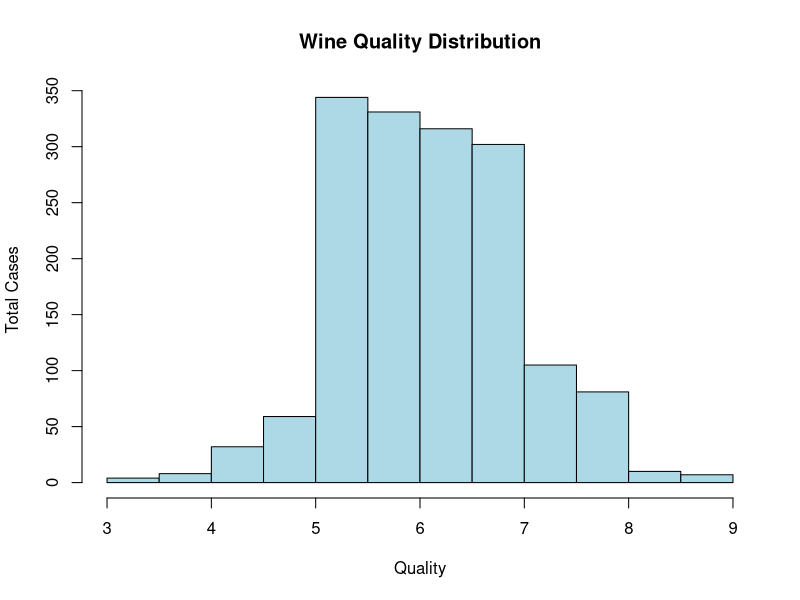
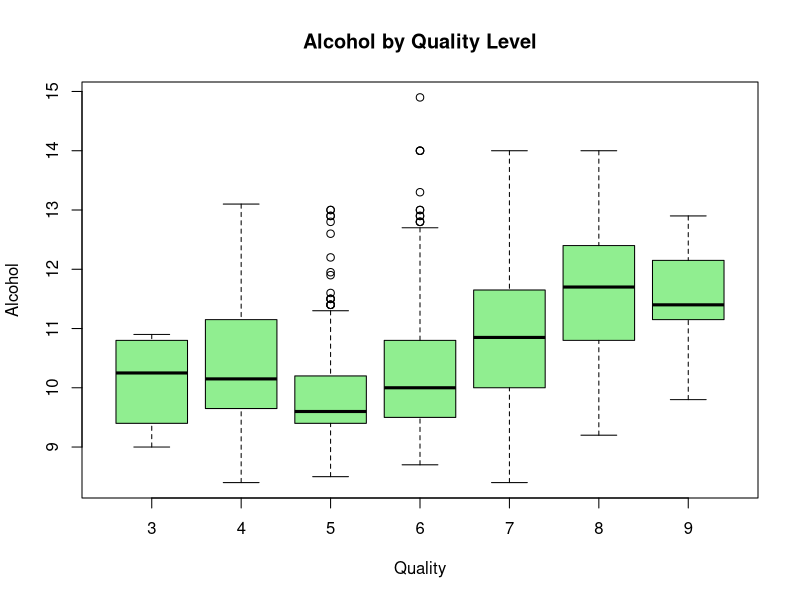
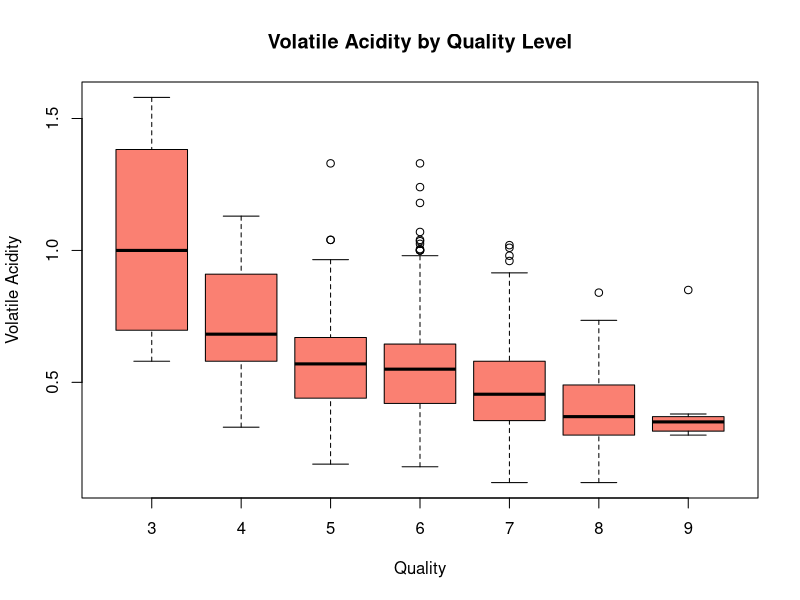

Write the R code that produced these figures, in order. (Note: this script raises an error after producing the figures.)
# ========================================================
# CI7330 - Assignment 2 
# ========================================================
# Question 1: Red Wine Quality
# ========================================================

getwd()

setwd("D:/MSc Assignments/DataVisual/Assignment 2")

# 1. Load the data
wine <- read.csv("redwine.csv")
library(ggplot2)

# Quick checks
head(wine)
summary(wine)
sum(is.na(wine))

# 2. Very basic exploratory plots (you can add more if you want)
hist(wine$quality, main="Wine Quality Distribution", 
     xlab="Quality", ylab = "Total Cases", col="lightblue", breaks=15)

boxplot(wine$alcohol ~ round(wine$quality), 
        main="Alcohol by Quality Level", 
        xlab="Quality", ylab="Alcohol", col="lightgreen")

boxplot(wine$volacid ~ round(wine$quality), 
        main="Volatile Acidity by Quality Level", 
        xlab="Quality", ylab="Volatile Acidity", col="salmon")

-------------------------------------------------------------------------

install.packages("reshape2")  
    
library(ggplot2)
library(reshape2)

# Select only numeric columns (exclude id if present)
numeric_cols <- c("fixacid", "volacid", "citric", "residsugar", "chlorides", 
                  "freeSO2", "totalSO2", "density", "pH", "sulphates", "alcohol", "quality")

numeric_data <- wine[, numeric_cols]

cor_matrix <- cor(numeric_data, use = "complete.obs")

correlation_matrix <- melt(cor_matrix)

# Plot heatmap
ggplot(correlation_matrix, aes(x = Var1, y = Var2, fill = value)) +
  geom_tile(color = "white") +
  scale_fill_gradient2(low = "blue", high = "red", mid = "white", midpoint = 0, 
                       limit = c(-1,1), space = "Lab", name = "Correlation") +
  theme_minimal() + theme(axis.text.x = element_text(angle = 45, vjust = 1, hjust = 1)) +
  labs(title = "Correlation Heatmap of Predictors and Wine Quality",
       x = "", y = "") + coord_fixed()

# ================================================
# Model Prediction using MANUAL BACKWARD ELIMINATION
# ================================================

# Step 1: Full model
Model1 <- lm(quality ~ fixacid + volacid + citric + residsugar + chlorides + freeSO2 + 
               totalSO2 + density + pH + sulphates + alcohol, data = wine)
summary(Model1)

# Step 2: Remove the least significant (example: freeSO2 often first)
model2 <- lm(quality ~ fixacid + volacid + citric + residsugar + chlorides + totalSO2 + 
               density + pH + sulphates + alcohol, data = wine)
summary(model2)

# Step 3: Remove next least significant (example: residsugar often next)
model3 <- lm(quality ~ fixacid + volacid + citric + chlorides + totalSO2 + density + pH + 
               sulphates + alcohol, data = wine)
summary(model3)


# Step 4: Keep going until all remaining variables are significant (p < 0.05)
model4 <- lm(quality ~ volacid + chlorides + totalSO2 + pH + sulphates + alcohol,
                  data = wine)
summary(model4)

# ================================================
# Final model diagnostics
# ================================================

# 1. Residuals vs Fitted
  ggplot(data = data.frame(fitted = fitted(final_model), resid = residuals(final_model)), aes(x = fitted, y = resid)) +
  geom_point(alpha = 0.6, color = "blue") +
  geom_hline(yintercept = 0, color = "red", linetype = "dashed") +
  geom_smooth(se = FALSE, color = "darkred") +
  labs(title = "Residuals vs Fitted Values (Final Model)", x = "Fitted Values", y = "Residuals") +
  theme_minimal()

# 2. Simple Histogram of Residuals
ggplot(data = data.frame(resid = residuals(final_model)), aes(x = resid)) +
  geom_histogram(binwidth = 0.2, fill = "lightblue", color = "black") +
  geom_vline(xintercept = 0, color = "red", linetype = "dashed") +
  labs(title = "Distribution of Residuals (Final Model)", x = "Residuals", y = "Count") +
  theme_minimal()


# 3. Normal Q-Q Plot of Residuals
ggplot(data = data.frame(resid = residuals(final_model)), aes(sample = resid)) +
  stat_qq(color = "blue") + stat_qq_line(color = "red") +
  labs(title = "Normal Q-Q Plot of Residuals (Final Model)", x = "Theoretical Quantiles", y = "Standardized Residuals") +
  theme_minimal()
  

# ================================================
# Some useful numbers for the report
# ================================================

new_wine <- data.frame(
  volacid = 0.50,
  chlorides = 0.08,
  totalSO2 = 35,
  pH = 3.30,
  sulphates = 0.65,
  alcohol = 10.5
)

predict(final_model, new_wine)
predict(final_model, new_wine, interval = "confidence")

cat("Final Adjusted R-squared:", round(summary(final_model)$adj.r.squared, 4), "\n")
cat("Residual Standard Error:", round(summary(final_model)$sigma, 4), "\n")
